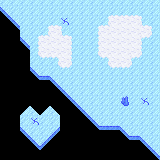

This game map was drawn from its Tiled (.tmx) file and the tilesets committed beside it. A one-line description and the full map source follow:
An orthogonal 16x16 tile map with 10x10 px tiles, 6 tile layers (ice and snow, snow border U, snow border R, snow border D, ...).

<map version="1.10" tiledversion="1.10.1" orientation="orthogonal" renderorder="right-down" width="16" height="16" tilewidth="10" tileheight="10" infinite="0" nextlayerid="7" nextobjectid="1">
 <tileset firstgid="1" source="../../Tiles/thicket tiles.tsx" />
 <layer id="1" name="ice and snow" width="16" height="16">
  <data encoding="csv">
26,26,26,26,26,26,26,26,26,26,26,26,26,26,26,26,
25,26,26,26,26,26,26,26,26,26,26,26,26,26,26,26,
37,25,26,26,26,26,27,26,26,26,26,28,28,28,26,26,
37,37,26,26,26,28,26,26,26,26,28,28,28,28,28,26,
37,37,25,26,28,28,28,26,26,26,28,28,28,28,26,26,
37,37,37,26,28,28,28,26,26,26,28,28,28,28,26,26,
37,37,37,26,26,26,28,26,26,26,26,28,28,26,26,26,
37,37,37,25,26,26,26,26,26,26,26,26,26,26,26,26,
37,37,37,37,37,25,26,26,26,26,26,26,26,26,26,26,
37,37,37,37,37,37,25,26,26,26,26,26,26,26,26,26,
37,37,37,37,37,37,37,25,26,26,26,26,26,26,27,26,
37,37,23,22,23,22,37,37,25,26,26,26,26,26,26,26,
37,37,26,27,26,26,37,37,37,25,26,26,26,26,26,26,
37,37,25,26,26,24,37,37,37,37,37,37,25,26,26,26,
37,37,37,25,24,37,37,37,37,37,37,37,37,37,25,26,
37,37,37,37,37,37,37,37,37,37,37,37,37,37,37,25
</data>
 </layer>
 <layer id="2" name="snow border U" width="16" height="16">
  <data encoding="csv">
0,0,0,0,0,0,0,0,0,0,0,0,0,0,0,0,
0,0,0,0,0,0,0,0,0,0,0,29,29,29,0,0,
0,0,0,0,0,29,0,0,0,0,29,0,0,0,29,0,
0,0,0,0,29,0,29,0,0,0,0,0,0,0,0,0,
0,0,0,0,0,0,0,0,0,0,0,0,0,0,0,0,
0,0,0,0,0,0,0,0,0,0,0,0,0,0,0,0,
0,0,0,0,0,0,0,0,0,0,0,0,0,0,0,0,
0,0,0,0,0,0,0,0,0,0,0,0,0,0,0,0,
0,0,0,0,0,0,0,0,0,0,0,0,0,0,0,0,
0,0,0,0,0,0,0,0,0,0,0,0,0,0,0,0,
0,0,0,0,0,0,0,0,0,0,0,0,0,0,0,0,
0,0,0,0,0,0,0,0,0,0,0,0,0,0,0,0,
0,0,0,0,0,0,0,0,0,0,0,0,0,0,0,0,
0,0,0,0,0,0,0,0,0,0,0,0,0,0,0,0,
0,0,0,0,0,0,0,0,0,0,0,0,0,0,0,0,
0,0,0,0,0,0,0,0,0,0,0,0,0,0,0,0
</data>
 </layer>
 <layer id="3" name="snow border R" width="16" height="16">
  <data encoding="csv">
0,0,0,0,0,0,0,0,0,0,0,0,0,0,0,0,
0,0,0,0,0,0,0,0,0,0,0,0,0,0,0,0,
0,0,0,0,0,0,0,0,0,0,0,0,0,0,30,0,
0,0,0,0,0,0,30,0,0,0,0,0,0,0,0,30,
0,0,0,0,0,0,0,30,0,0,0,0,0,0,30,0,
0,0,0,0,0,0,0,30,0,0,0,0,0,0,30,0,
0,0,0,0,0,0,0,30,0,0,0,0,0,30,0,0,
0,0,0,0,0,0,0,0,0,0,0,0,0,0,0,0,
0,0,0,0,0,0,0,0,0,0,0,0,0,0,0,0,
0,0,0,0,0,0,0,0,0,0,0,0,0,0,0,0,
0,0,0,0,0,0,0,0,0,0,0,0,0,0,0,0,
0,0,0,0,0,0,0,0,0,0,0,0,0,0,0,0,
0,0,0,0,0,0,0,0,0,0,0,0,0,0,0,0,
0,0,0,0,0,0,0,0,0,0,0,0,0,0,0,0,
0,0,0,0,0,0,0,0,0,0,0,0,0,0,0,0,
0,0,0,0,0,0,0,0,0,0,0,0,0,0,0,0
</data>
 </layer>
 <layer id="4" name="snow border D" width="16" height="16">
  <data encoding="csv">
0,0,0,0,0,0,0,0,0,0,0,0,0,0,0,0,
0,0,0,0,0,0,0,0,0,0,0,0,0,0,0,0,
0,0,0,0,0,0,0,0,0,0,0,0,0,0,0,0,
0,0,0,0,0,0,0,0,0,0,0,0,0,0,0,0,
0,0,0,0,0,0,0,0,0,0,0,0,0,0,32,0,
0,0,0,0,0,0,0,0,0,0,0,0,0,0,0,0,
0,0,0,0,32,32,0,0,0,0,32,0,0,32,0,0,
0,0,0,0,0,0,32,0,0,0,0,32,32,0,0,0,
0,0,0,0,0,0,0,0,0,0,0,0,0,0,0,0,
0,0,0,0,0,0,0,0,0,0,0,0,0,0,0,0,
0,0,0,0,0,0,0,0,0,0,0,0,0,0,0,0,
0,0,0,0,0,0,0,0,0,0,0,0,0,0,0,0,
0,0,0,0,0,0,0,0,0,0,0,0,0,0,0,0,
0,0,0,0,0,0,0,0,0,0,0,0,0,0,0,0,
0,0,0,0,0,0,0,0,0,0,0,0,0,0,0,0,
0,0,0,0,0,0,0,0,0,0,0,0,0,0,0,0
</data>
 </layer>
 <layer id="5" name="snow border L" width="16" height="16">
  <data encoding="csv">
0,0,0,0,0,0,0,0,0,0,0,0,0,0,0,0,
0,0,0,0,0,0,0,0,0,0,0,0,0,0,0,0,
0,0,0,0,0,0,0,0,0,0,31,0,0,0,0,0,
0,0,0,0,31,0,0,0,0,31,0,0,0,0,0,0,
0,0,0,31,0,0,0,0,0,31,0,0,0,0,0,0,
0,0,0,31,0,0,0,0,0,31,0,0,0,0,0,0,
0,0,0,0,0,31,0,0,0,0,31,0,0,0,0,0,
0,0,0,0,0,0,0,0,0,0,0,0,0,0,0,0,
0,0,0,0,0,0,0,0,0,0,0,0,0,0,0,0,
0,0,0,0,0,0,0,0,0,0,0,0,0,0,0,0,
0,0,0,0,0,0,0,0,0,0,0,0,0,0,0,0,
0,0,0,0,0,0,0,0,0,0,0,0,0,0,0,0,
0,0,0,0,0,0,0,0,0,0,0,0,0,0,0,0,
0,0,0,0,0,0,0,0,0,0,0,0,0,0,0,0,
0,0,0,0,0,0,0,0,0,0,0,0,0,0,0,0,
0,0,0,0,0,0,0,0,0,0,0,0,0,0,0,0
</data>
 </layer>
 <layer id="6" name="decor" width="16" height="16">
  <data encoding="csv">
0,0,0,0,0,0,0,0,0,0,0,0,0,0,0,0,
0,0,0,0,0,0,0,0,0,0,0,0,0,0,0,0,
0,0,0,0,0,0,0,0,0,0,0,0,0,0,0,0,
0,0,0,0,0,0,0,0,0,0,0,0,0,0,0,0,
0,0,0,0,0,0,0,0,0,0,0,0,0,0,0,0,
0,0,0,0,0,0,0,0,0,0,0,0,0,0,0,0,
0,0,0,0,0,0,0,0,0,0,0,0,0,0,0,0,
0,0,0,0,0,0,0,0,0,0,0,0,0,0,0,0,
0,0,0,0,0,0,0,0,0,0,0,0,0,0,0,0,
0,0,0,0,0,0,0,0,0,0,0,0,0,0,0,0,
0,0,0,0,0,0,0,0,0,0,0,0,33,0,0,0,
0,0,0,0,0,0,0,0,0,0,0,0,0,0,0,0,
0,0,0,0,0,0,0,0,0,0,0,0,0,0,0,0,
0,0,0,0,0,0,0,0,0,0,0,0,0,0,0,0,
0,0,0,0,0,0,0,0,0,0,0,0,0,0,0,0,
0,0,0,0,0,0,0,0,0,0,0,0,0,0,0,0
</data>
 </layer>
</map>
